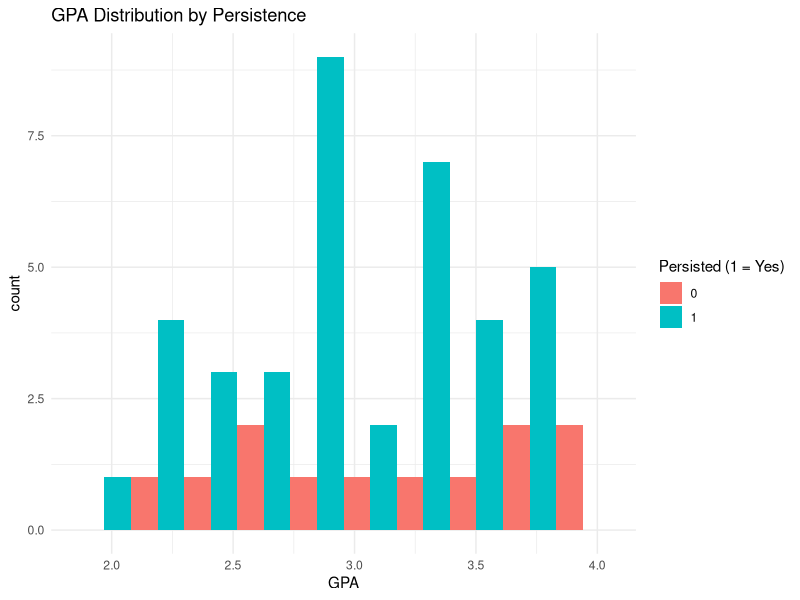
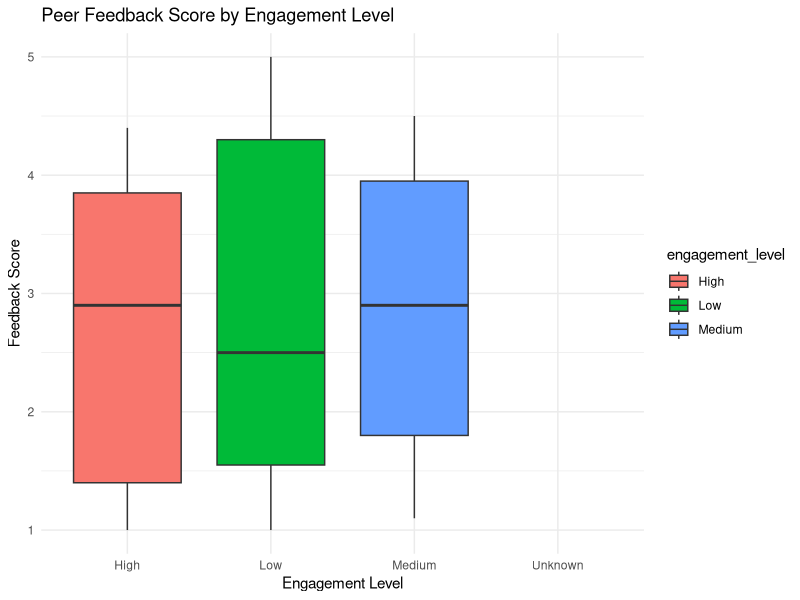

Generate these figures, in order, with R:
library(dplyr)
library(tidyr)
library(ggplot2)
library(readr)

#Simulating administrative data
set.seed(123)
admin_data <- data.frame(
  student_id = 1001:1050,
  gender = sample(c("Male", "Female", "Non-binary"), 50, replace = TRUE),
  gpa = round(runif(50, 2.0, 4.0), 2),
  credits_completed = sample(0:120, 50, replace = TRUE),
  persisted = sample(c(1, 0), 50, replace = TRUE, prob = c(0.7, 0.3))
)

#Simulating PeerLearn survey data
survey_data <- data.frame(
  student_id = sample(1001:1050, 45),
  peer_feedback_score = round(runif(45, 1, 5), 1),
  peer_reviews_given = sample(0:5, 45, replace = TRUE),
  engagement_level = sample(c("High", "Medium", "Low"), 45, replace = TRUE)
)

#Merging datasets
merged_data <- left_join(admin_data, survey_data, by = "student_id")

#Clean & reshape
merged_data <- merged_data %>%
  mutate(peer_feedback_score = ifelse(is.na(peer_feedback_score) & peer_reviews_given == 0, 0, peer_feedback_score))

merged_data$engagement_level[is.na(merged_data$engagement_level)] <- "Unknown"

#Basic Analysis
persistence_summary <- merged_data %>%
  group_by(engagement_level) %>%
  summarise(
    count = n(),
    avg_gpa = mean(gpa, na.rm = TRUE),
    persistence_rate = mean(persisted, na.rm = TRUE)
  )

print(persistence_summary)

#Visualise
ggplot(merged_data, aes(x = gpa, fill = factor(persisted))) +
  geom_histogram(bins = 10, position = "dodge") +
  labs(title = "GPA Distribution by Persistence", x = "GPA", fill = "Persisted (1 = Yes)") +
  theme_minimal()

ggplot(merged_data, aes(x = engagement_level, y = peer_feedback_score, fill = engagement_level)) +
  geom_boxplot() +
  labs(title = "Peer Feedback Score by Engagement Level", y = "Feedback Score", x = "Engagement Level") +
  theme_minimal()

#Exporting the data
write_csv(merged_data, "cleaned_student_peerlearn_data.csv")